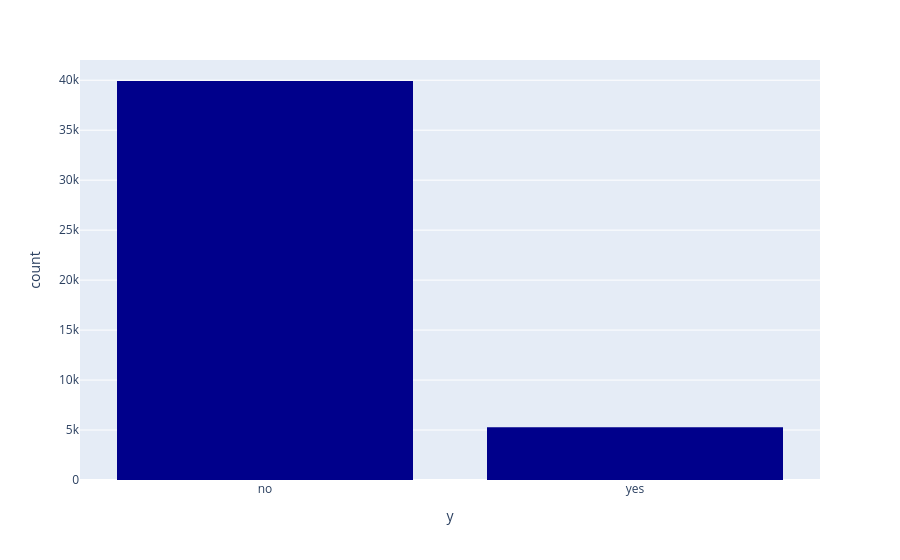

Notebook code for this chart:
### Markdown cell above
Target Composition

### Code cell
import plotly.express as px
fig1 = px.histogram(df,
              x="y",)
fig1.update_traces(marker_color="darkblue")
fig1.show()

### Figure 1 — Plotly figure (JSON) as saved in the notebook; plotly's stock layout.template omitted (floating-point values rounded to 4 significant figures; data arrays with more than 128 entries replaced by an {"elided": "..."} marker saying what was removed)
{"data": [{"bingroup": "x", "hovertemplate": "y=%{x}<br>count=%{y}<extra></extra>", "legendgroup": "", "marker": {"color": "darkblue", "pattern": {"shape": ""}}, "name": "", "orientation": "v", "showlegend": false, "type": "histogram", "x": {"elided": "45211 str values"}, "xaxis": "x", "yaxis": "y"}], "layout": {"barmode": "relative", "legend": {"tracegroupgap": 0}, "margin": {"t": 60}, "xaxis": {"anchor": "y", "domain": [0, 1], "title": {"text": "y"}}, "yaxis": {"anchor": "x", "domain": [0, 1], "title": {"text": "count"}}}}
